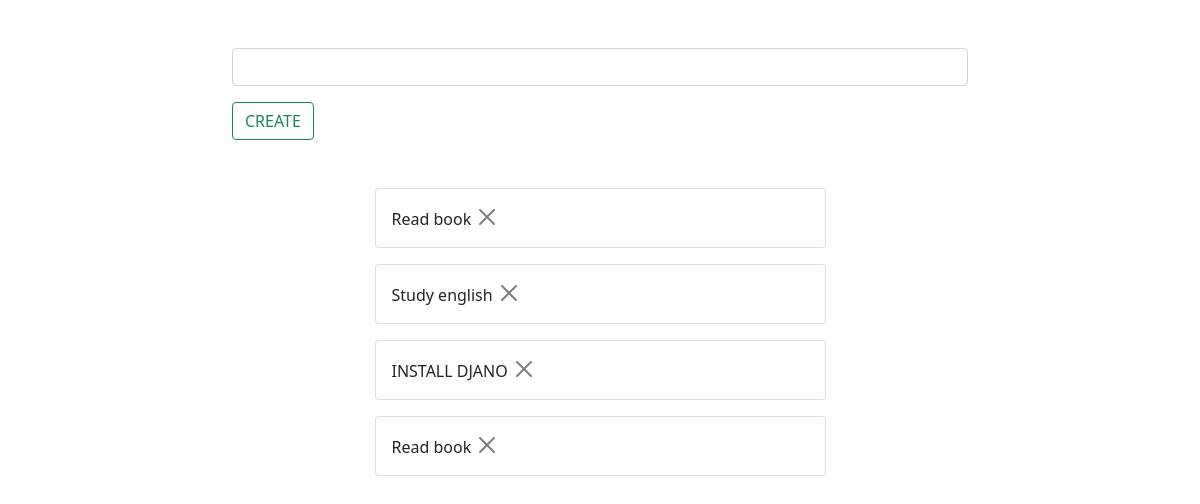
/tasks/, run on an earlier commit of the app's database.
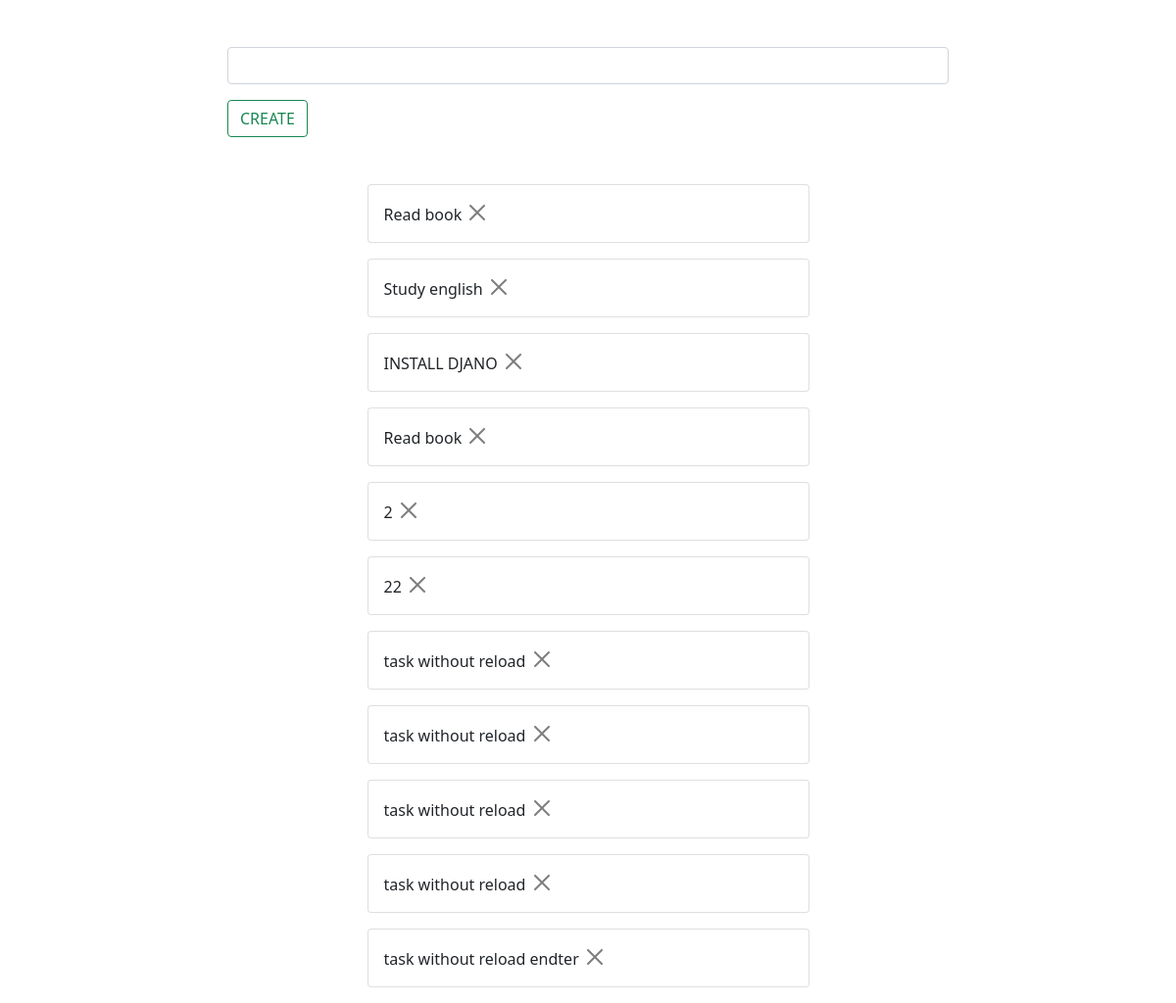
And on a later commit of the database.
### base/models.py (models this page shows, shortened)
class Task(models.Model):
    title = models.CharField(max_length=255)
    date = models.DateTimeField(auto_now_add=True)
    completed = models.BooleanField(default=False)

### base/views.py (the view, shortened to what this page needs)
# urls.py: path('', TaskList.as_view(), name='task_list_url')
class TaskList(View):
    def get(self, request):
        form = TaskForm()
        tasks = Task.objects.all()
        context = {'form': form, 'tasks': tasks}
        return render(request, 'base/task_list.html', context)

### base/forms.py
class TaskForm(forms.ModelForm):
    class Meta:
        model = Task
        fields = ['title']
        widgets = {
            'title': forms.TextInput(attrs={'class': 'form-control'})
        }

### base/templates/base/task_list.html (shortened to what this page needs)
{% extends 'base.html' %}
{% block content %}
    <div class="col-8 mt-5">
            <form action="", method="post" data-url="{% url 'task_list_url'%}" class="justify-content-center" id="createTaskForm">
                {% for field in form %}
                    {{field}}
                {% endfor %}
                <button type="button" class="btn btn-outline-success mt-3" id="createButton"> CREATE</button>
            </form>
    </div>
    <div class="col-5 mt-5" id="taskList">
             {% for task in tasks%}
             <div class="card mb-3">
                <div class="card-body  position-relative">
                    {{task.title}}
                    <button type="button" class="btn-close " ></button>
                </div>
            </div>
             {% endfor%}
    </div>
{% endblock%}

### templates/base.html (shortened to what this page needs)
{% load static %}
<!DOCTYPE html>
<html lang="en">
<head>
    <link href="https://cdn.jsdelivr.net/npm/bootstrap@5.0.1/dist/css/bootstrap.min.css" rel="stylesheet">
    <link rel="stylesheet" href="{% static 'css/style.css'%}">
</head>
<body>
    <div class="container">
        <div class="row justify-content-center">
            {% block content %}
            {% endblock content %}
        </div>
    </div>
</body>
</html>

What changed in the data, as far as the page shows it:
added Task: title "2"
added Task: title "22"
added Task: title "task without reload"
added Task: title "task without reload"
added Task: title "task without reload"
added Task: title "task without reload"
added Task: title "task without reload endter"
